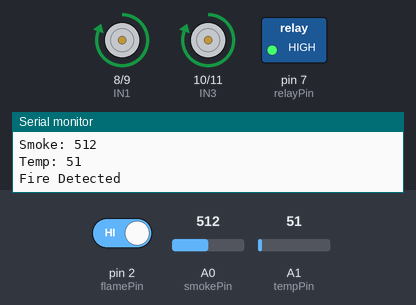
A sketch run on a simulated Arduino Uno, built with avr-gcc and run on an emulated ATmega328P. Shown: motor-driver pin pairs drawn as motors (green arrow = first pin HIGH = forward, orange = second pin HIGH = backward, longer = more drive), switched loads named in the sketch (green lamp = pin HIGH), the last lines printed to the serial monitor. The test bench sets the inputs (shaded band); at power-on: A0 (smokePin) = 512, A1 (tempPin) = 51, pin 2 (flamePin) HIGH.

Above: at 7.5 s.
7.6 s: A0 (smokePin) set to 408
15.4 s: A0 (smokePin) set to 388
At 21.1 s:
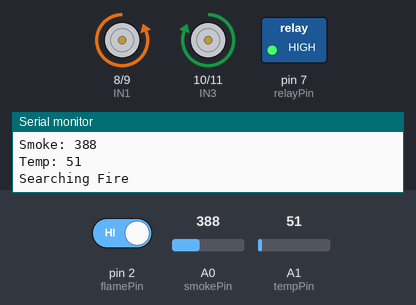
24.6 s: A1 (tempPin) set to 144
32.1 s: A1 (tempPin) set to 162
At 35.3 s:
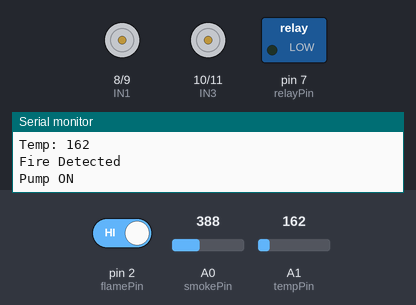
40.7 s: A1 (tempPin) set to 112
At 46.01 s:
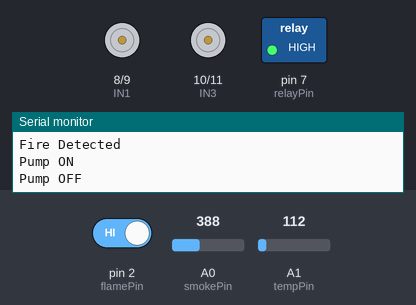
48.8 s: A1 (tempPin) set to 163
At 52.0 s:
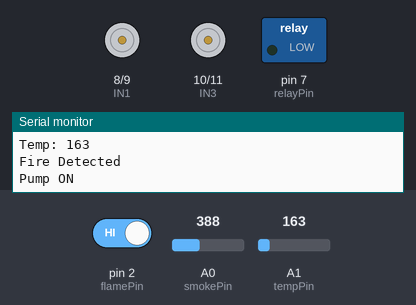
Timing chart, 0 to 58.7 s (numbered marks = the images above; inputs shaded):
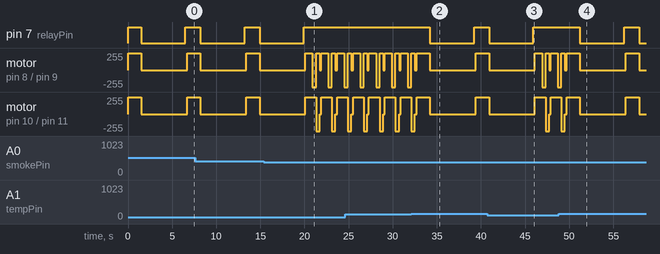

The sketch:

1Fire_Fighting_Robot.ino
```cpp
const int flamePin = 2;
const int smokePin = A0;
const int tempPin  = A1;

const int relayPin = 7;

const int IN1 = 8;
const int IN2 = 9;
const int IN3 = 10;
const int IN4 = 11;


// -------- THRESHOLD VALUES --------

int smokeLimit = 400;
int tempLimit  = 150;


void setup()
{
  Serial.begin(9600);

  pinMode(flamePin, INPUT);
  pinMode(relayPin, OUTPUT);

  pinMode(IN1, OUTPUT);
  pinMode(IN2, OUTPUT);
  pinMode(IN3, OUTPUT);
  pinMode(IN4, OUTPUT);

  digitalWrite(relayPin, HIGH);   // pump OFF

  stopRobot();

  Serial.println("Fire Robot Started");
}


void forward()
{
  digitalWrite(IN1, HIGH);
  digitalWrite(IN2, LOW);
  digitalWrite(IN3, HIGH);
  digitalWrite(IN4, LOW);
}

void backward()
{
  digitalWrite(IN1, LOW);
  digitalWrite(IN2, HIGH);
  digitalWrite(IN3, LOW);
  digitalWrite(IN4, HIGH);
}

void leftTurn()
{
  digitalWrite(IN1, LOW);
  digitalWrite(IN2, HIGH);
  digitalWrite(IN3, HIGH);
  digitalWrite(IN4, LOW);
}

void rightTurn()
{
  digitalWrite(IN1, HIGH);
  digitalWrite(IN2, LOW);
  digitalWrite(IN3, LOW);
  digitalWrite(IN4, HIGH);
}

void stopRobot()
{
  digitalWrite(IN1, LOW);
  digitalWrite(IN2, LOW);
  digitalWrite(IN3, LOW);
  digitalWrite(IN4, LOW);
}


void pumpON()
{
  digitalWrite(relayPin, LOW);
  Serial.println("Pump ON");
}

void pumpOFF()
{
  digitalWrite(relayPin, HIGH);
  Serial.println("Pump OFF");
}


int readFlame()
{
  return digitalRead(flamePin);
}

int readSmoke()
{
  return analogRead(smokePin);
}

int readTemp()
{
  return analogRead(tempPin);
}


bool fireDetected()
{
  int flame = readFlame();
  int smoke = readSmoke();
  int temp  = readTemp();

  Serial.print("Flame: ");
  Serial.println(flame);

  Serial.print("Smoke: ");
  Serial.println(smoke);

  Serial.print("Temp: ");
  Serial.println(temp);

  if (flame == LOW)
    return true;

  if (smoke > smokeLimit)
    return true;

  if (temp > tempLimit)
    return true;

  return false;
}


void searchFire()
{
  Serial.println("Searching Fire");

  forward();
  delay(800);

  leftTurn();
  delay(400);

  rightTurn();
  delay(400);

  stopRobot();
}


void extinguishFire()
{
  Serial.println("Fire Detected");

  forward();
  delay(1500);

  stopRobot();

  pumpON();
  delay(5000);

  pumpOFF();
}


void loop()
{
  if (fireDetected())
  {
    extinguishFire();
  }
  else
  {
    searchFire();
  }

  delay(200);
}
```

Measured:
- the behaviour switches between 401 and 400 on A0 (smokePin) (found by bisection; images 0 and 1)
- the behaviour switches between 150 and 151 on A1 (tempPin) (found by bisection; images 1 and 2)
- after the input at 15.4 s, pin 7 (relayPin): goes on until 19.9 s, then stays HIGH
- after the input at 32.1 s, pin 7 (relayPin): HIGH → LOW after 2.1 s, → HIGH 5.0 s later
- after the input at 40.7 s, pin 7 (relayPin): goes on until 45.9 s, then stays HIGH
- after the input at 48.8 s, pin 7 (relayPin): HIGH → LOW after 2.4 s, → HIGH 5.0 s later, → LOW 1.7 s later
